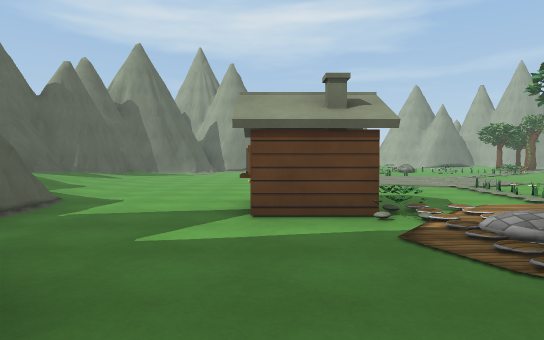
View 1 (above)

17 first-person views from a walk through a Unity game level. The camera is 1.4 m above the floor, tilts 2° down and sees 75° across. The floor is counted in squares, 2 m on a side. Each view is taken from the middle of a square. On the plan, view 1 faces up. The plan holds only what a view shows up to about 11 squares ahead; the rest is blank. The place goes on beyond the plan. Some animated figures are left out. Surface patterns are stand-ins for the level's own textures.

View 2
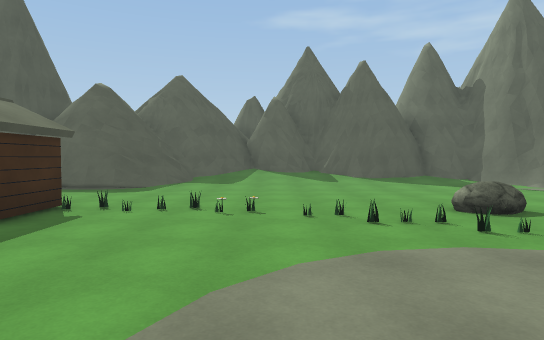

View 3
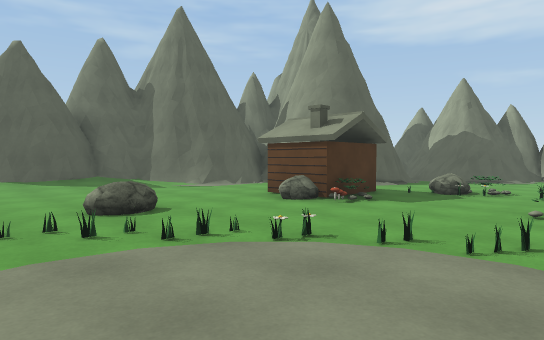

View 4
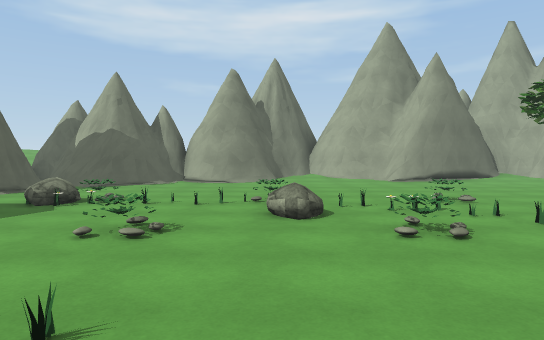

View 5
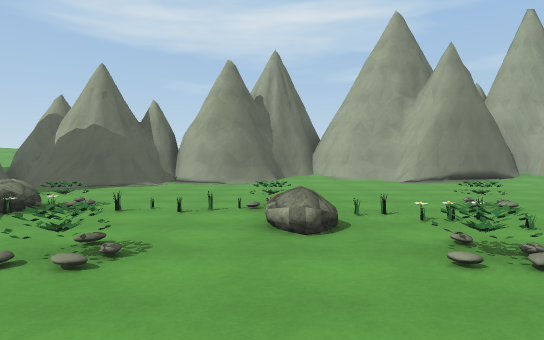

View 6
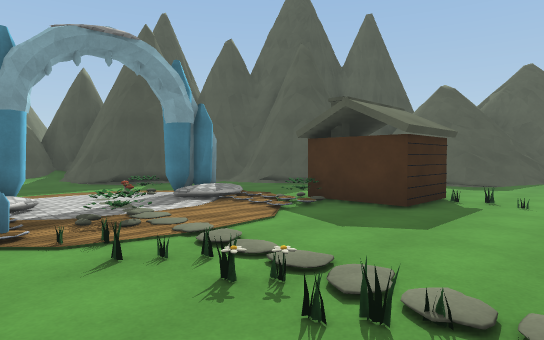

View 7
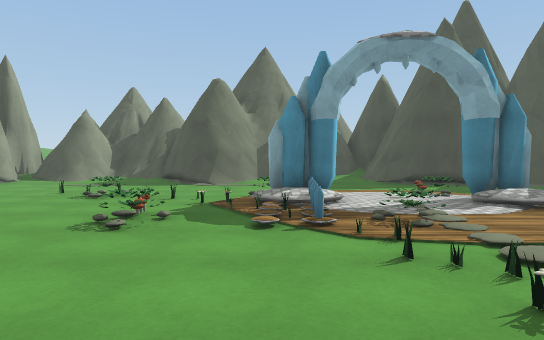

View 8
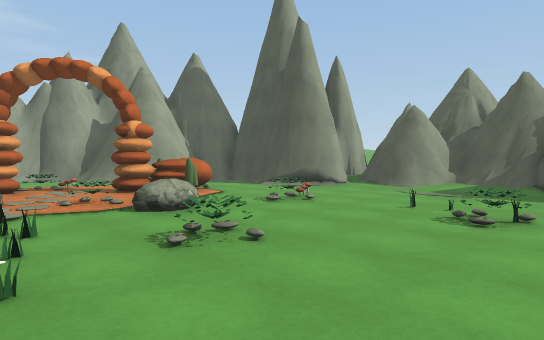

View 9
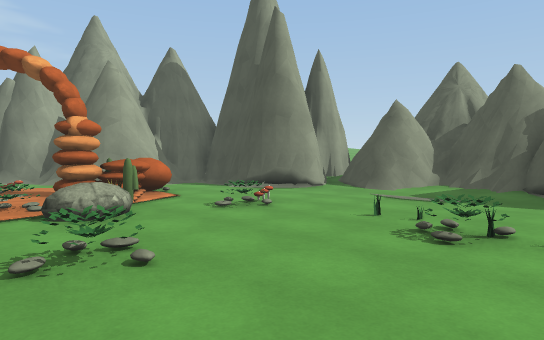

View 10
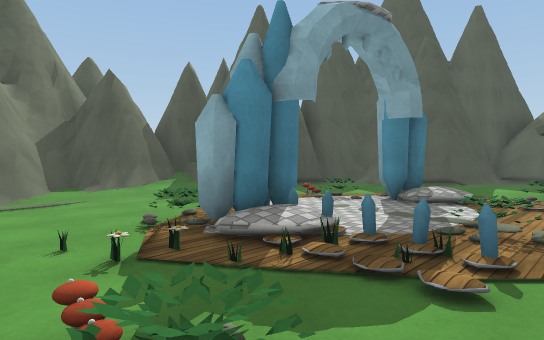

View 11
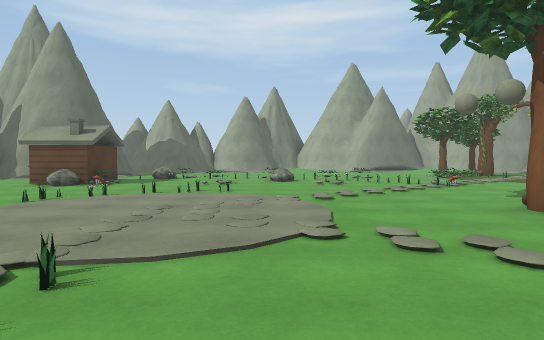

View 12
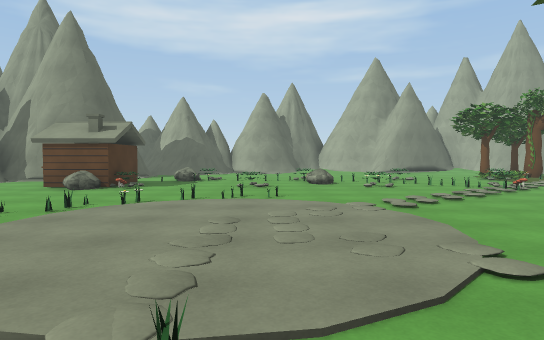

View 13
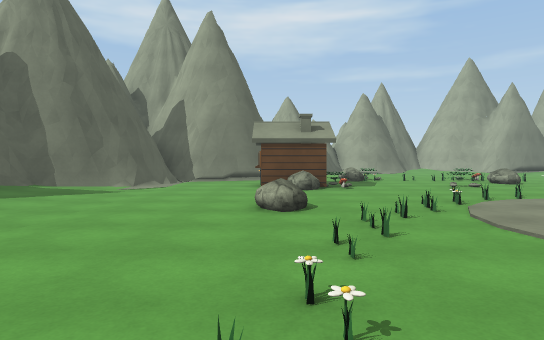

View 14
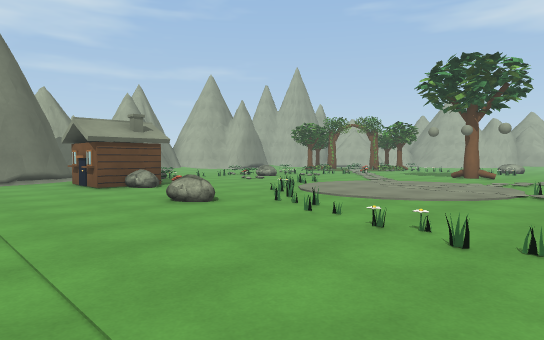

View 15
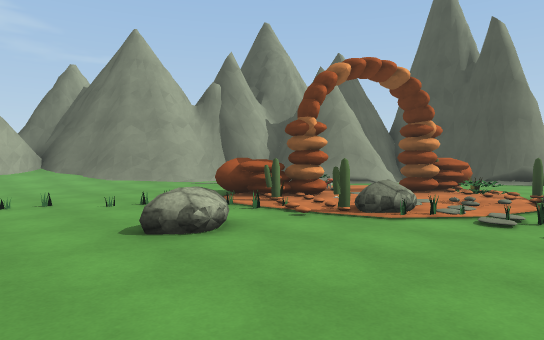

View 16
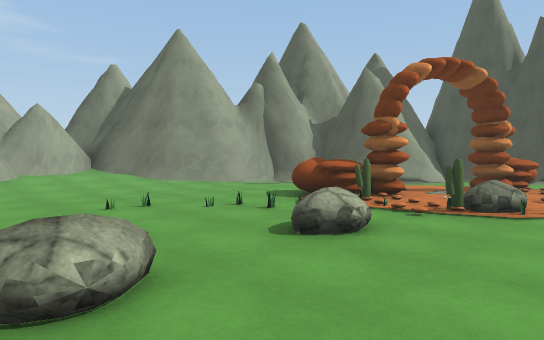

View 17
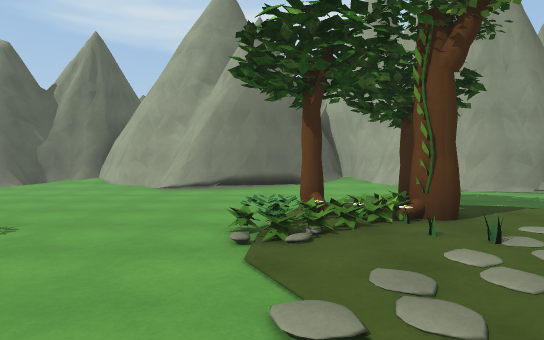

### Floor plan
Key: @ floor where view 1 was taken; # wall or solid block; . main floor; : floor 0.25 m higher than the main floor; + floor 0.5 m higher than the main floor; / step, stairs or slope; = window, fence, low wall or low ledge; ^ raised ledge; O other object.
Columns run from 6 left of view 1 to 24 right of it. Each row starts with its distance up from view 1.
 25             ###    ###
 24     ##  ## #########/#
 23     ########/../###./####
 22       ###...............#
 21       #=................
 20       #.............O..
 19      ##.........../O#.
 18    ###..O=..=..=.././/
 17   ##..##......+...../
 16  ##/..##....O...../.
 15 ##/...OO.....//.//.
 14 #/.............//..
 13 #/........./../...
 12 #/....O.....//...
 11 #/.............#.  .//
 10 #//.............  ./.:....../##
  9 #//.............  ........../##
  8 #//......../...   ...O.....///#
  7 #//.......//..    .........//##
  6 ###...##../....///..=.#^....##
  5   #...##..//..........O ...##
  4   #...##=./=//=.=.O==.=....#
  3   #.....//.//......#=O....##
  2   ###...##.##///../.=^..###
  1     ##.../../../#./....##
  0      #@................##
 -1      ####...........#####
 -2         ##///###:/#/#
 -3          ############

Positions as (right, up) in squares from view 1, and headings:
1: (0, 0), facing up
2: (5, 9), facing left
3: (5, 10), facing up-left
4: (6, 12), facing up
5: (6, 13), facing up
6: (6, 8), facing down-left
7: (6, 8), facing down
8: (8, 6), facing down-right
9: (8, 5), facing down-right
10: (8, 5), facing down-left
11: (6, 6), facing up
12: (5, 7), facing up
13: (0, 7), facing up
14: (-3, 7), facing up-right
15: (12, 10), facing down-right
16: (13, 11), facing down-right
17: (12, 15), facing up
